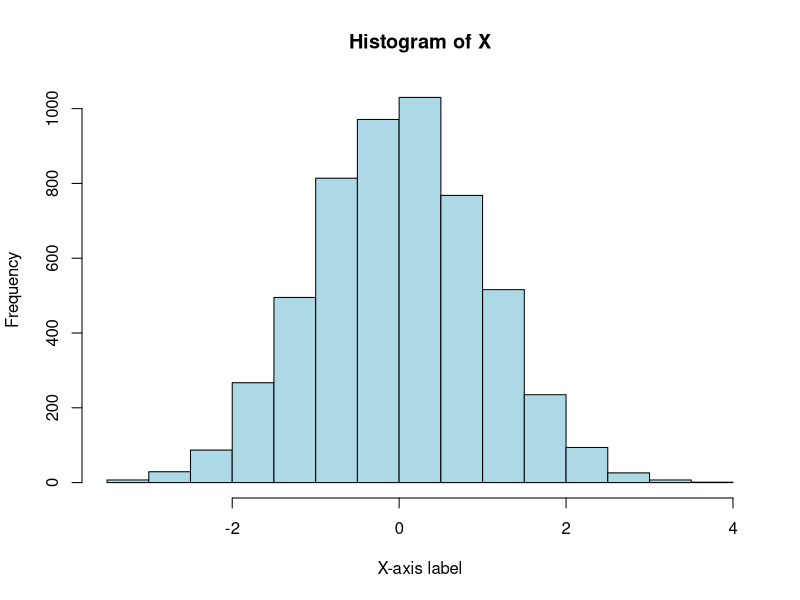

Write the R code that produced this figure. (Note: this script raises an error after producing the figure.)


#Question 1

set.seed(420711)
Y <- rnorm(n=5347)
X1 <- rnorm(n=5347)
X2 <- rnorm(n=5347)
Z1 <- rnorm(n=5347)
Z2 <- rnorm(n=5347)
print(Y)
print(X1)
print(X2)
print(Z1)
print(Z2)

#covariance of y and y
covariance_yy <- cov(Y, Y)
covariance_yy
#covariance of y and x1
covariance_yx1 <- cov(Y, X1)
covariance_yx1
#covariance of y and x2
covariance_yx2 <- cov(Y, X2)
covariance_yx2
#covariance of y and z1
covariance_yz1 <- cov(Y, Z1)
covariance_yz1
#covariance of y and z2
covariance_yz2 <- cov(Y, Z2)
covariance_yz2
#covariance of x1 and x1
covariance_x1x1 <- cov(X1, X1)
covariance_x1x1
#covariance of x1 and y
covariance_x1y <- cov(X1, Y)
covariance_x1y
#covariance of x1 and x2
covariance_x1x2 <- cov(X1, X2)
covariance_x1x2
#covariance of x1 and z1
covariance_x1z1 <- cov(X1, Z1)
covariance_x1z1
#covariance of x1 and z2
covariance_x1z2 <- cov(X1, Z2)
covariance_x1z2

#covariance of x2 and y
covariance_x2y <- cov(X2, Y)
covariance_x2y
#covariance of x2 and x1
covariance_x2x1 <- cov(X2, X1)
covariance_x2x1
#covariance of x2 and x2
covariance_x2x2 <- cov(X2, X2)
covariance_x2x2
#covariance of x2 and z1
covariance_x2z1 <- cov(X2, Z1)
covariance_x2z1
#covariance of x2 and z2
covariance_x2z2 <- cov(X2, Z2)
covariance_x2z2
#covariance of z1 and z1
covariance_z1z1 <- cov(Z1, Z1)
covariance_z1z1
#covariance of z1 and z2
covariance_z1z2 <- cov(Z1, Z2)
covariance_z1z2
#covariance of z2 and z2
covariance_z2z2 <- cov(Z2, Z2)
covariance_z2z2

VarX1 <- var(X1)
VarX1 #0.9843107
VarX2 <- var(X2)
VarX2 #1.005453
VarY <- var(Y)
VarY #1.038601
VarZ1 <- var(Z1)
VarZ1 #1.013636
VarZ2 <- var(Z2)
VarZ2 #1.016727


#Question 2
#a)
RegCoeffYonX1 <- covariance_yx1/VarX1
RegCoeffYonX1 #-0.01741639
#b)
modelYonX1only <- lm(Y ~ X1)

summary(modelYonX1only)

#Question 3 (a+b)
set.seed(420711)
Y <- rnorm(n=5347)
X1 <- rnorm(n=5347)
X2 <- rnorm(n=5347)
dataMultiQ3 <- data.frame(X1, X2, Y)
cov_matrix <- cov(dataMultiQ3)
cov_matrix
RegCoeffYonX1 <- covariance_yx1/VarX1 #beta 1
RegCoeffYonX1 #-0.01741639
RegCoeffYonX2 <- covariance_yx2/VarX2 #beta 2
RegCoeffYonX2 #-0.01020655

#Question 3 Creating the linear regression model
set.seed(420711)
X1 <- rnorm(n = 5347)
X2 <- rnorm(n = 5347)

Y <- RegCoeffYonX1 * X1 + RegCoeffYonX2 * X2 + rnorm(n = 5347)
dataMultiQ3c <- data.frame(X1, X2, Y)
model <- lm(Y ~ X1 + X2, data = dataMultiQ3c)
summary(model)

#Question 5 - Since it wasn't specified, I'm assuming the OLS model we're talking about here is the same as in the previous exercise: Y = constant + b1*X1 + b2*X2 + error
set.seed(420711)
X1 <- rnorm(n = 5347)
X2 <- rnorm(n = 5347)

Y <- 1+ RegCoeffYonX1 * X1 + RegCoeffYonX2 * X2 + rnorm(n = 5347) #forced constant = 1 here.
dataMultiQ5 <- data.frame(X1, X2, Y)
dataMultiQ5 #finished generating the model here.

hist(X1, main = "Histogram of X", xlab = "X-axis label", col = "lightblue", border = "black") #the distribution of X1 follows quite a normal distribution. Therefore, I will discretize them into 7 categories (how many standard deviations the datapoints are from the mean)
mean_X1 <- mean(X1)
sd_X1 <- sd(X1)

breaks <- c(-Inf, mean_X1 - 2 * sd_X1, mean_X1 - sd_X1, mean_X1 + sd_X1, mean_X1 + 2 * sd_X1, Inf)
labels <- c(1, 2, 3)
X1_category <- cut(X1, breaks = breaks, labels = labels, include.lowest = TRUE) # This didn't work, I consistently get the error "Error in cut.default(X1, breaks = breaks, labels = labels[-length(breaks)],  : number of intervals and length of 'labels' differ", tried for 1h30 but couldn't find a solution.

#Therefore, I just attempted to discretize X1 across 3 categories (didn't work  either, so I created the equation for Y with the regular random generated X1):
set.seed(420711)
X1 <- rnorm(n = 5347)
X2 <- rnorm(n = 5347)
X1_discrete <- cut(dataMultiQ5$X1, breaks = 3)

Y <- 1+ RegCoeffYonX1 * X1 + RegCoeffYonX2 * X2 + rnorm(n = 5347) #forced constant = 1 here. I tried using the X1_discrete here but I can't perform any analysis when I do that because the variable becomes a factor, not allowing me to calculate the variance and subsequent statistics. 
dataMultiQ5 <- data.frame(X1, X2, Y)
dataMultiQ5 #finished generating the model here.


# Now we can compute the OLS model
dataMultiQ5 <- data.frame(X1, X2, Y)

modelQ5 <- lm(Y ~ X1 + X2, data = dataMultiQ5) #to get the coefficients for b1 and b2 (b0 should be 1). Note that in this model X1 wasn't discretized.
modelQ5 #  b1 (estimated coefficient of X1) = -0.007469; b2 (estimated coefficient of X2) = 0.014249; b0 is close to 1 (since I forced it)

#Now that we have the estimated coefficients for b0,b1, and b2, we can compute the CEF for Y|X1:
CEF_Y_on_X1 <- 1 + RegCoeffYonX1 * dataMultiQ5$X1
CEF_Y_on_X1

plot(dataMultiQ5$X1, CEF_Y_on_X1, col = "blue", main = "CEF of Y on X1", xlab = "X1", ylab = "Y")
points(dataMultiQ5$X1, dataMultiQ5$Y, col = "red", pch = 20)
